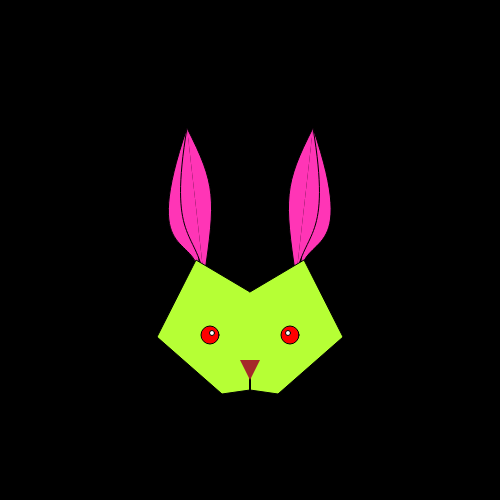
Frame 1 (no input)
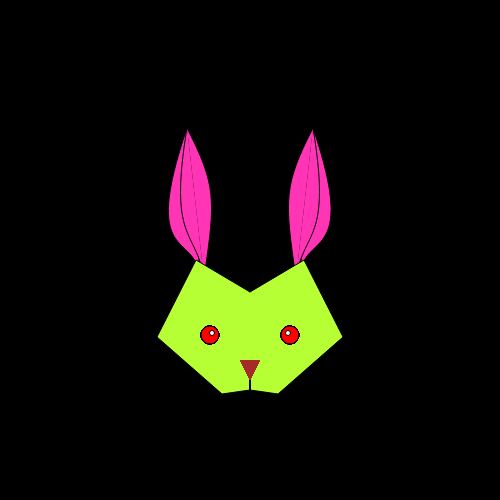
Frame 60 (no input)
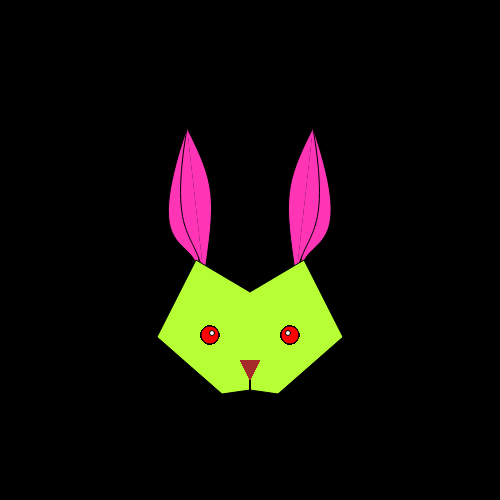
Frame 120 (the mouse pressed at the canvas centre since frame 60)

The p5.js sketch that drew these frames (run headless with seeded random() and noise() and a simulated clock; from frame 60 on, the mouse is pressed at the canvas centre):

// p5.js sketch
// ── sketch.js


function setup() {
  createCanvas(500, 500);
  background(0);
  
  let r=random(255);
  let g=255;
  let b=random(255);
  
  push();
  fill(g,b,r);
  bezier(300, 278, 301, 230, 360, 266, 313, 128);
  bezier(296, 278, 284, 198, 284, 185, 313, 128);
  bezier(296, 278, 304, 229, 332, 242, 313, 128);

  bezier(200, 278, 196, 230, 140, 266, 187, 128);
  bezier(204, 278, 216, 198, 216, 185, 187, 128);
  bezier(204, 278, 196, 229, 168, 242, 187, 128);
  pop();
  
  push();
  fill(r,g,b);
  beginShape();
  vertex(250, 292);
  vertex(196, 260);
  vertex(157, 337);
  vertex(222, 394);
  vertex(250, 390);
  endShape();
  beginShape();
  vertex(250, 292);
  vertex(304, 260);
  vertex(343, 337);
  vertex(278, 394);
  vertex(250, 390);
  endShape();
pop();
  
   push();
  translate(width/2,height/2)
  fill(0);
  strokeWeight(2)
  line(0, 128, 0, 140);
  pop();
  
  
}

function draw() {
  

  push();
  translate(width / 2, height / 2);
  fill(255,0,0)
  circle(40, 85, 18);
  circle(-40, 85, 18);
  fill(255)
  circle(38,83,5);
  circle(-38,83,5);
  noStroke()
  fill(color("brown"))
  triangle(-10, 110, 0, 130, 10, 110);
  pop();
  
}


//function mousePressed() {
 // console.log("vertex(" + mouseX + "," + mouseY + ")");
//}
